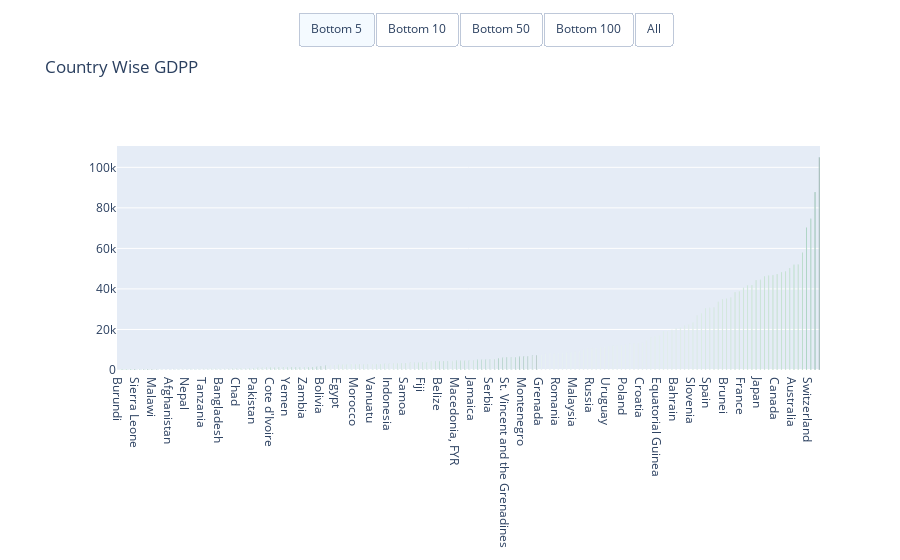

This figure's notebook cell:
### Markdown cell above
<h3>   
      <font color = darkgreen >
            <span style='font-family:Georgia'>
            4.2.1 GDPP
            </span>   
        </font>    
</h3>
<span style='font-family:Georgia'> <b> GDPP : </b> The GDP per capita. Calculated as the Total GDP divided by the total population </span>

### Code cell
ngo = ngo.sort_values('gdpp',ascending=True)
univariate_bar('gdpp',ngo ,'Greens', 'Bottom')

### Figure 1 — Plotly figure (JSON) as saved in the notebook; plotly's stock layout.template omitted (floating-point values rounded to 4 significant figures; data arrays with more than 128 entries replaced by an {"elided": "..."} marker saying what was removed)
{"data": [{"marker": {"color": [231, 327, 334, 348, 399], "colorscale": [[0.0, "rgb(247,252,245)"], [0.125, "rgb(229,245,224)"], [0.25, "rgb(199,233,192)"], [0.375, "rgb(161,217,155)"], [0.5, "rgb(116,196,118)"], [0.625, "rgb(65,171,93)"], [0.75, "rgb(35,139,69)"], [0.875, "rgb(0,109,44)"], [1.0, "rgb(0,68,27)"]]}, "name": "Bottom 5", "showlegend": false, "type": "bar", "x": ["Burundi", "Liberia", "Congo, Dem. Rep.", "Niger", "Sierra Leone"], "y": [231, 327, 334, 348, 399]}, {"marker": {"color": [231, 327, 334, 348, 399, 413, 419, 446, 459, 482], "colorscale": [[0.0, "rgb(247,252,245)"], [0.125, "rgb(229,245,224)"], [0.25, "rgb(199,233,192)"], [0.375, "rgb(161,217,155)"], [0.5, "rgb(116,196,118)"], [0.625, "rgb(65,171,93)"], [0.75, "rgb(35,139,69)"], [0.875, "rgb(0,109,44)"], [1.0, "rgb(0,68,27)"]]}, "name": "Bottom 10", "showlegend": false, "type": "bar", "x": ["Burundi", "Liberia", "Congo, Dem. Rep.", "Niger", "Sierra Leone", "Madagascar", "Mozambique", "Central African Republic", "Malawi", "Eritrea"], "y": [231, 327, 334, 348, 399, 413, 419, 446, 459, 482]}, {"marker": {"color": [231, 327, 334, 348, 399, 413, 419, 446, 459, 482, 488, 547, 553, 562, 563, 575, 592, 595, 648, 662, 702, 708, 738, 758, 758, 769, 786, 880, 897, 967, 988, 1000, 1040, 1140, 1170, 1200, 1220, 1290, 1310, 1310, 1310, 1310, 1350, 1380, 1460, 1480, 1490, 1630, 1980, 2130], "colorscale": [[0.0, "rgb(247,252,245)"], [0.125, "rgb(229,245,224)"], [0.25, "rgb(199,233,192)"], [0.375, "rgb(161,217,155)"], [0.5, "rgb(116,196,118)"], [0.625, "rgb(65,171,93)"], [0.75, "rgb(35,139,69)"], [0.875, "rgb(0,109,44)"], [1.0, "rgb(0,68,27)"]]}, "name": "Bottom 50", "showlegend": false, "type": "bar", "x": ["Burundi", "Liberia", "Congo, Dem. Rep.", "Niger", "Sierra Leone", "Madagascar", "Mozambique", "Central African Republic", "Malawi", "Eritrea", "Togo", "Guinea-Bissau", "Afghanistan", "Gambia", "Rwanda", "Burkina Faso", "Nepal", "Uganda", "Guinea", "Haiti", "Tanzania", "Mali", "Tajikistan", "Benin", "Bangladesh", "Comoros", "Cambodia", "Kyrgyz Republic", "Chad", "Kenya", "Myanmar", "Senegal", "Pakistan", "Lao", "Lesotho", "Mauritania", "Cote d'Ivoire", "Solomon Islands", "Cameroon", "Vietnam", "Yemen", "Ghana", "India", "Uzbekistan", "Zambia", "Sudan", "Kiribati", "Moldova", "Bolivia", "Philippines"], "y": [231, 327, 334, 348, 399, 413, 419, 446, 459, 482, 488, 547, 553, 562, 563, 575, 592, 595, 648, 662, 702, 708, 738, 758, 758, 769, 786, 880, 897, 967, 988, 1000, 1040, 1140, 1170, 1200, 1220, 1290, 1310, 1310, 1310, 1310, 1350, 1380, 1460, 1480, 1490, 1630, 1980, 2130]}, {"marker": {"color": [231, 327, 334, 348, 399, 413, 419, 446, 459, 482, 488, 547, 553, 562, 563, 575, 592, 595, 648, 662, 702, 708, 738, 758, 758, 769, 786, 880, 897, 967, 988, 1000, 1040, 1140, 1170, 1200, 1220, 1290, 1310, 1310, 1310, 1310, 1350, 1380, 1460, 1480, 1490, 1630, 1980, 2130, 2180, 2330, 2600, 2650, 2740, 2810, 2830, 2830, 2860, 2960, 2970, 2970, 2990, 3040, 3110, 3220, 3230, 3310, 3450, 3530, 3550, 3600, 3650, 3680, 4090, 4140, 4340, 4440, 4460, 4500, 4540, 4560, 4610, 4660, 4680, 5020, 5080, 5190, 5410, 5450, 5840, 6030, 6230, 6250, 6350, 6530, 6680, 6840, 7100, 7280], "colorscale": [[0.0, "rgb(247,252,245)"], [0.125, "rgb(229,245,224)"], [0.25, "rgb(199,233,192)"], [0.375, "rgb(161,217,155)"], [0.5, "rgb(116,196,118)"], [0.625, "rgb(65,171,93)"], [0.75, "rgb(35,139,69)"], [0.875, "rgb(0,109,44)"], [1.0, "rgb(0,68,27)"]]}, "name": "Bottom 100", "showlegend": false, "type": "bar", "x": ["Burundi", "Liberia", "Congo, Dem. Rep.", "Niger", "Sierra Leone", "Madagascar", "Mozambique", "Central African Republic", "Malawi", "Eritrea", "Togo", "Guinea-Bissau", "Afghanistan", "Gambia", "Rwanda", "Burkina Faso", "Nepal", "Uganda", "Guinea", "Haiti", "Tanzania", "Mali", "Tajikistan", "Benin", "Bangladesh", "Comoros", "Cambodia", "Kyrgyz Republic", "Chad", "Kenya", "Myanmar", "Senegal", "Pakistan", "Lao", "Lesotho", "Mauritania", "Cote d'Ivoire", "Solomon Islands", "Cameroon", "Vietnam", "Yemen", "Ghana", "India", "Uzbekistan", "Zambia", "Sudan", "Kiribati", "Moldova", "Bolivia", "Philippines", "Bhutan", "Nigeria", "Egypt", "Mongolia", "Congo, Rep.", "Sri Lanka", "Morocco", "Guatemala", "Micronesia, Fed. Sts.", "Georgia", "Vanuatu", "Ukraine", "El Salvador", "Guyana", "Indonesia", "Armenia", "Paraguay", "Cape Verde", "Samoa", "Angola", "Tonga", "Timor-Leste", "Fiji", "Jordan", "Albania", "Tunisia", "Belize", "Turkmenistan", "Algeria", "Iraq", "Macedonia, FYR", "China", "Bosnia and Herzegovina", "Ecuador", "Jamaica", "Peru", "Thailand", "Namibia", "Serbia", "Dominican Republic", "Azerbaijan", "Belarus", "St. Vincent and the Grenadines", "Colombia", "Botswana", "Iran", "Montenegro", "Bulgaria", "Maldives", "South Africa"], "y": [231, 327, 334, 348, 399, 413, 419, 446, 459, 482, 488, 547, 553, 562, 563, 575, 592, 595, 648, 662, 702, 708, 738, 758, 758, 769, 786, 880, 897, 967, 988, 1000, 1040, 1140, 1170, 1200, 1220, 1290, 1310, 1310, 1310, 1310, 1350, 1380, 1460, 1480, 1490, 1630, 1980, 2130, 2180, 2330, 2600, 2650, 2740, 2810, 2830, 2830, 2860, 2960, 2970, 2970, 2990, 3040, 3110, 3220, 3230, 3310, 3450, 3530, 3550, 3600, 3650, 3680, 4090, 4140, 4340, 4440, 4460, 4500, 4540, 4560, 4610, 4660, 4680, 5020, 5080, 5190, 5410, 5450, 5840, 6030, 6230, 6250, 6350, 6530, 6680, 6840, 7100, 7280]}, {"marker": {"color": {"elided": "167 int values"}, "colorscale": [[0.0, "rgb(247,252,245)"], [0.125, "rgb(229,245,224)"], [0.25, "rgb(199,233,192)"], [0.375, "rgb(161,217,155)"], [0.5, "rgb(116,196,118)"], [0.625, "rgb(65,171,93)"], [0.75, "rgb(35,139,69)"], [0.875, "rgb(0,109,44)"], [1.0, "rgb(0,68,27)"]]}, "name": "All", "showlegend": false, "type": "bar", "x": {"elided": "167 str values"}, "y": {"elided": "167 int values"}}], "layout": {"title": {"text": "Country Wise GDPP"}, "updatemenus": [{"active": 0, "buttons": [{"args": [{"visible": [true, false, false, false, false]}, {"title": "Top 5 Countries with GDPP"}], "label": "Bottom 5", "method": "restyle"}, {"args": [{"visible": [false, true, false, false, false]}, {"title": "Top 10 Countries with GDPP"}], "label": "Bottom 10", "method": "restyle"}, {"args": [{"visible": [false, false, true, false, false]}, {"title": "Top 50 Countries with GDPP"}], "label": "Bottom 50", "method": "restyle"}, {"args": [{"visible": [false, false, false, true, false]}, {"title": "Top 100 Countries with GDPP"}], "label": "Bottom 100", "method": "restyle"}, {"args": [{"visible": [false, false, false, false, true]}, {"title": "All Countries"}], "label": "All", "method": "restyle"}], "direction": "left", "type": "buttons", "x": 0.8, "y": 1.6}], "xaxis": {"domain": [0.05, 1.0]}}}
